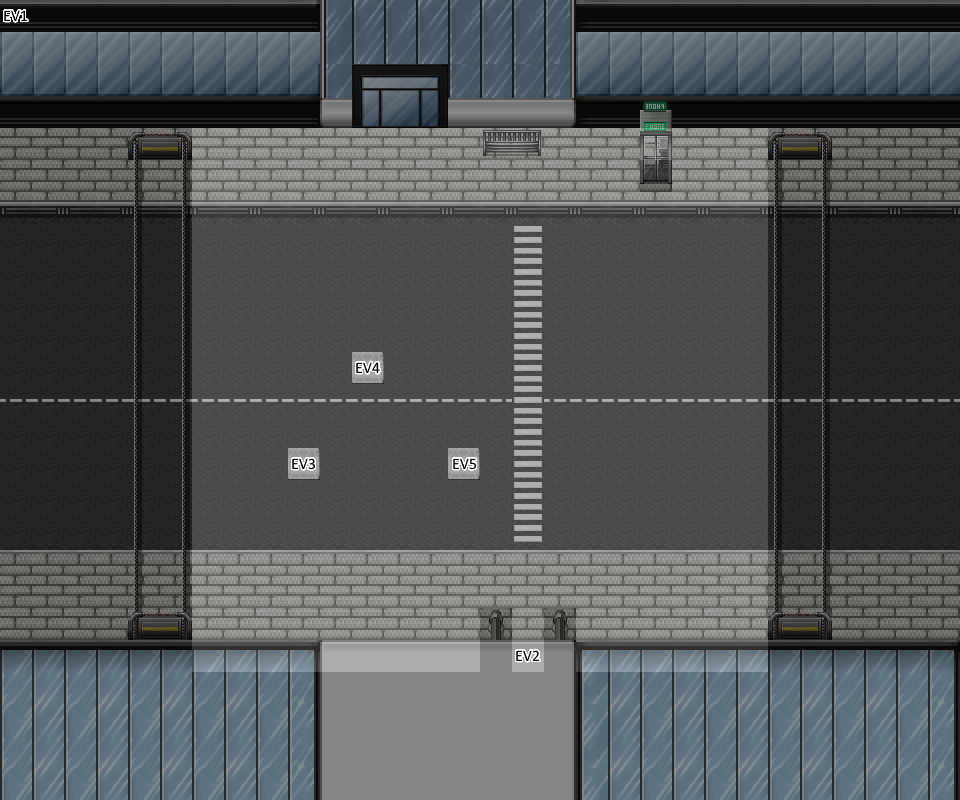

This game map was drawn from its Tiled (.tmx) file and the tilesets committed beside it. A one-line description and the trimmed map source follow:
An orthogonal 30x25 tile map with 32x32 px tiles, 6 tile layers (bg1, bg2, fg1, fg2, ...), 13 tilesets.

<map version="1.0" tiledversion="1.0.1" orientation="orthogonal" renderorder="right-down" width="30" height="25" tilewidth="32" tileheight="32" nextobjectid="1">
 <tileset firstgid="1" name="type" tilewidth="32" tileheight="32" tilecount="2" columns="2">
  <image source="typetilseset.png" width="64" height="32" />
  <tile id="0">
   <properties>
    <property name="type" type="int" value="1" />
   </properties>
  </tile>
  <tile id="1">
   <properties>
    <property name="type" type="int" value="2" />
   </properties>
  </tile>
 </tileset>
 <tileset firstgid="3" name="info" tilewidth="32" tileheight="32" tilecount="20" columns="10">
  <image source="infotileset.png" width="320" height="64" />
  <tile id="0">
   <properties>
    <property name="event">FILTER 0 0 0 1 0
MVPLAYER 16 19
SOUND "door" P
FILTER OFF
PAUSE 0.5</property>
   </properties>
  </tile>
  <tile id="1">
   <properties>
    <property name="event">SOUND "door" P
FILTER 0 0 0 1
PAUSE 0.5
SOUND OFF
CHGMAP "example_1" 1 0
</property>
   </properties>
  </tile>
  <tile id="2">
   <properties>
    <property name="event">STOP
PLAYERFACE NORTH
PLAYERWALK ON
WAIT 0.5
PLAYERWALK OFF
PLAYERFACE EAST
PLAYERWALK ON
WAIT 0.5
PLAYERWALK OFF
PLAYERFACE SOUTH
PLAYERWALK ON
WAIT 0.5
PLAYERWALK OFF
STOP OFF</property>
   </properties>
  </tile>
  <tile id="3">
   <properties>
    <property name="event">IFC
   SHAKE 0.2
   SAY "Qu'est ce qu'il se passe dehors?"
   PAUSE 0.5
   SHAKE 0
   CHGMAP "example_1"
END</property>
   </properties>
  </tile>
  <tile id="4">
   <properties>
    <property name="event">SAY "Test" CONTINUE
WAIT 1
DELETEMSG</property>
   </properties>
  </tile>
  <tile id="5">
   <properties>
    <property name="event" value="STOP" />
   </properties>
  </tile>
  <tile id="6">
   <properties>
    <property name="event" value="" />
   </properties>
  </tile>
  <tile id="7">
   <properties>
    <property name="event" value="" />
   </properties>
  </tile>
  <tile id="8">
   <properties>
    <property name="event" value="" />
   </properties>
  </tile>
  <tile id="9">
   <properties>
    <property name="event" value="" />
   </properties>
  </tile>
  <tile id="10">
   <properties>
    <property name="npc" value="" />
   </properties>
  </tile>
  <tile id="11">
   <properties>
    <property name="npc" value="" />
   </properties>
  </tile>
  <tile id="12">
   <properties>
    <property name="npc" value="" />
   </properties>
  </tile>
  <tile id="13">
   <properties>
    <property name="npc" value="" />
   </properties>
  </tile>
  <tile id="14">
   <properties>
    <property name="npc" value="" />
   </properties>
  </tile>
  <tile id="15">
   <properties>
    <property name="npc" value="" />
   </properties>
  </tile>
  <tile id="16">
   <properties>
    <property name="npc" value="" />
   </properties>
  </tile>
  <tile id="17">
   <properties>
    <property name="npc" value="" />
   </properties>
  </tile>
  <tile id="18">
   <properties>
    <property name="npc" value="" />
   </properties>
  </tile>
  <tile id="19">
   <properties>
    <property name="npc" value="" />
   </properties>
  </tile>
 </tileset>
 <tileset firstgid="23" name="Futuristic_A3_2" tilewidth="32" tileheight="32" tilecount="512" columns="32">
  <image source="../tilesets/Futuristic_A3_2.png" width="1024" height="512" />
 </tileset>
 <tileset firstgid="535" name="doors2" tilewidth="32" tileheight="32" tilecount="192" columns="12">
  <image source="../tilesets/doors2.png" width="384" height="512" />
 </tileset>
 <tileset firstgid="727" name="future-joy-tilee" tilewidth="32" tileheight="32" tilecount="256" columns="16">
  <image source="../tilesets/future-joy-tilee.png" width="512" height="512" />
 </tileset>
 <tileset firstgid="983" name="Futuristic_A1_2" tilewidth="32" tileheight="32" tilecount="768" columns="32">
  <image source="../tilesets/Futuristic_A1_2.png" width="1024" height="768" />
 </tileset>
 <tileset firstgid="1751" name="Futuristic_A2_2" tilewidth="32" tileheight="32" tilecount="768" columns="32">
  <image source="../tilesets/Futuristic_A2_2.png" width="1024" height="768" />
 </tileset>
 <tileset firstgid="2519" name="Futuristic_A4_2" tilewidth="32" tileheight="32" tilecount="960" columns="32">
  <image source="../tilesets/Futuristic_A4_2.png" width="1024" height="960" />
 </tileset>
 <tileset firstgid="3479" name="Futuristic_A5" tilewidth="32" tileheight="32" tilecount="128" columns="8">
  <image source="../tilesets/Futuristic_A5.png" width="256" height="512" />
 </tileset>
 <tileset firstgid="3607" name="Futuristic_TileB" tilewidth="32" tileheight="32" tilecount="256" columns="16">
  <image source="../tilesets/Futuristic_TileB.png" width="512" height="512" />
 </tileset>
 <tileset firstgid="3863" name="Futuristic_TileC" tilewidth="32" tileheight="32" tilecount="256" columns="16">
  <image source="../tilesets/Futuristic_TileC.png" width="512" height="512" />
 </tileset>
 <tileset firstgid="4119" name="Futuristic_TileD" tilewidth="32" tileheight="32" tilecount="256" columns="16">
  <image source="../tilesets/Futuristic_TileD.png" width="512" height="512" />
 </tileset>
 <tileset firstgid="4375" name="Futuristic_TileE" tilewidth="32" tileheight="32" tilecount="256" columns="16">
  <image source="../tilesets/Futuristic_TileE.png" width="512" height="512" />
 </tileset>
 <layer name="bg1" width="30" height="25">
  <data>[750 cells, 750 non-empty, 57 distinct tile ids]</data>
 </layer>
 <layer name="bg2" width="30" height="25">
  <data>[750 cells, 77 non-empty, 17 distinct tile ids]</data>
 </layer>
 <layer name="fg1" width="30" height="25">
  <data>[750 cells, 20 non-empty, 10 distinct tile ids]</data>
 </layer>
 <layer name="fg2" width="30" height="25">
  <data>[750 cells, 0 non-empty, 0 distinct tile ids]</data>
 </layer>
 <layer name="type" width="30" height="25" opacity="0.46">
  <data>[750 cells, 750 non-empty, 2 distinct tile ids]</data>
 </layer>
 <layer name="info" width="30" height="25">
  <data>[750 cells, 5 non-empty, 5 distinct tile ids]</data>
 </layer>
</map>
